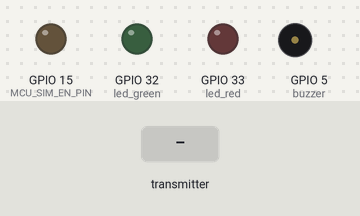
Bench run of a program on a simulated ESP32. Parts: output pins drawn as LEDs (lit = HIGH), buzzer (waves = sounding, pin HIGH). The inputs (shaded band) are chosen by the test bench. The modem accepts every AT command (registered, SIM ready, sends succeed) and sends nothing else; what the program prints to the serial monitor is not drawn.

Above: at 19.1 s.
19.2 s: the transmitter starts sending btn2State = 1
At 20.3 s:
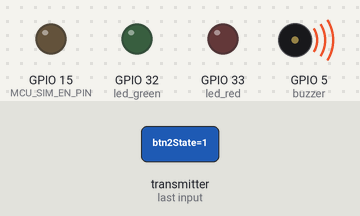
20.7 s: the transmitter starts sending btn2State = 0
At 21.4 s:
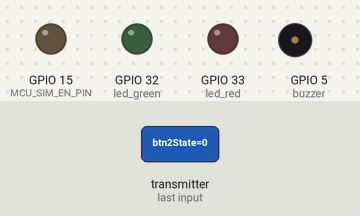
Timing chart, 0 to 23.7 s (numbered marks = the images above; inputs shaded):
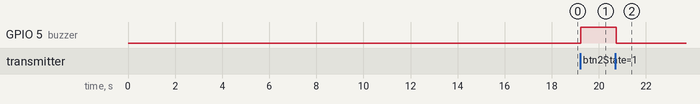

The program:

main.cpp
```cpp
#include <SIM_GPS.h>
#include <esp_now.h>
#include <WiFi.h>

const int led_red = 33;
const int led_green = 32;
const int key = 27;
const int buzzer = 5;

#define MCU_SIM_TX_PIN 17
#define MCU_SIM_RX_PIN 16
#define MCU_SIM_EN_PIN 15
#define PHONE_NUMBER "0528169490"
SIM_GPS simgps(Serial2, MCU_SIM_TX_PIN, MCU_SIM_RX_PIN, MCU_SIM_EN_PIN);

typedef struct struct_message {
    bool btn1State;
    bool btn2State;
} struct_message;
struct_message myData;

void OnDataRecv(const uint8_t * mac, const uint8_t *incomingData, int len) {
    memcpy(&myData, incomingData, sizeof(myData));
    digitalWrite(key, myData.btn1State);
    digitalWrite(buzzer, myData.btn2State);
}

void setup() {
    simgps.begin();

    pinMode(led_red, OUTPUT);
    pinMode(led_green, OUTPUT);
    pinMode(key, OUTPUT);
    pinMode(buzzer, OUTPUT);

    WiFi.mode(WIFI_STA);
    if (esp_now_init() != ESP_OK) {
        Serial.println("Error initializing ESP-NOW");
        return;
    }
    esp_now_register_recv_cb(OnDataRecv);
}

void loop() {
    // simgps.sendSMS(PHONE_NUMBER,"test");
    simgps.getGPSData();

}
```

SIM_GPS.h
```cpp
#ifndef SIM_GPS_H
#define SIM_GPS_H

#include <HardwareSerial.h>

class SIM_GPS {
public:
    SIM_GPS(HardwareSerial &serial, int txPin, int rxPin, int enPin);
    void begin();
    void getGPSData();
    void sendSMS(const String &phoneNumber, const String &message);
    void loop();

private:
    void simAtWait();
    bool simAtCmd(const String &cmd);
    bool simAtSend(char c);

    HardwareSerial &simSerial;
    int MCU_SIM_EN_PIN;
    int MCU_SIM_TX_PIN;
    int MCU_SIM_RX_PIN;
};

SIM_GPS::SIM_GPS(HardwareSerial &serial, int txPin, int rxPin, int enPin)
    : simSerial(serial), MCU_SIM_EN_PIN(enPin), MCU_SIM_TX_PIN(txPin), MCU_SIM_RX_PIN(rxPin) {
    pinMode(MCU_SIM_EN_PIN, OUTPUT);
    digitalWrite(MCU_SIM_EN_PIN, LOW);
}

void SIM_GPS::begin() {
    delay(20);

    Serial.begin(115200);
    Serial.println("\n\nSystem started!!!!");

    delay(8000);
    simSerial.begin(115200, SERIAL_8N1, MCU_SIM_RX_PIN, MCU_SIM_TX_PIN);

    simAtCmd("AT");
    simAtCmd("ATI");
    simAtCmd("AT+CPIN?");
    simAtCmd("AT+CSQ");
    simAtCmd("AT+CIMI");
    simAtCmd("AT+QGPS=1");
    delay(5000);
    getGPSData();
}

void SIM_GPS::getGPSData() {
    simAtWait();
    // simAtCmd("AT+QGPS=1");
    // delay(10000);
    simAtCmd("AT+QGPS?");
    simAtCmd("AT+QGPSLOC=0");
}

void SIM_GPS::sendSMS(const String &phoneNumber, const String &message) {
    simAtCmd("AT+CMGF=1");
    String temp = "AT+CMGS=\"" + phoneNumber + "\"";
    simAtCmd(temp);
    simAtCmd(message);
    simAtSend(0x1A);
}

void SIM_GPS::simAtWait() {
    delay(100);
    while (simSerial.available()) {
        Serial.write(simSerial.read());
    }
}

bool SIM_GPS::simAtCmd(const String &cmd) {
    Serial.print("Sending command: ");
    Serial.println(cmd);
    simSerial.println(cmd);
    delay(500);
    simAtWait();
    return true;
}

bool SIM_GPS::simAtSend(char c) {
    simSerial.write(c);
    return true;
}

// void SIM_GPS::loop() {
//     if (Serial.available()) {
//         char c = Serial.read();
//         simSerial.write(c);
//     }
//     simAtWait();
//     simAtCmd("AT+QGPS?");
//     simAtCmd("AT+QGPSLOC=0");
// }
#endif
```

Measured:
- after the input at 19.2 s, GPIO 5 (buzzer): LOW → HIGH at once
- after the input at 20.7 s, GPIO 5 (buzzer): HIGH → LOW at once
